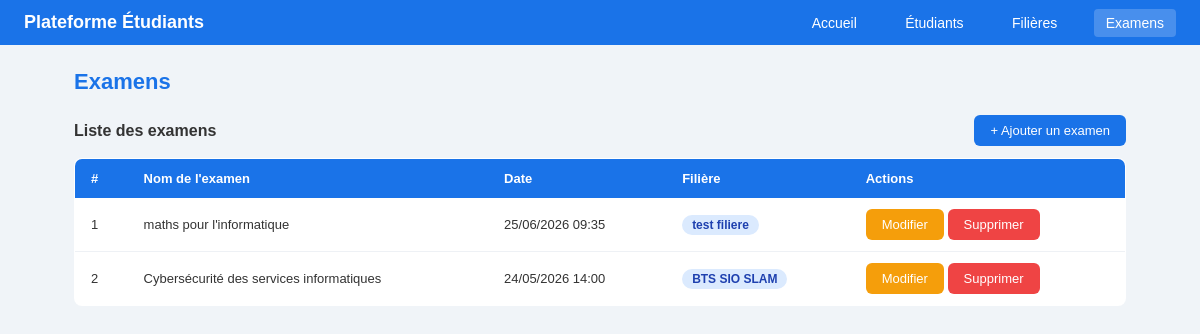
The page /index.php?page=examen on the database its author committed.
### tables this page shows
CREATE TABLE IF NOT EXISTS `examen` (
  `id_examen` int NOT NULL AUTO_INCREMENT,
  `nom_examen` varchar(100) NOT NULL,
  `date` datetime NOT NULL,
  `id_filiere` int NOT NULL,
  PRIMARY KEY (`id_examen`),
  KEY `fk_examen_filiere` (`id_filiere`)
);

CREATE TABLE IF NOT EXISTS `filiere` (
  `id_filiere` int NOT NULL AUTO_INCREMENT,
  `nom_filiere` varchar(100) NOT NULL,
  PRIMARY KEY (`id_filiere`)
);

### index.php (called while the page is built)
<?php
require_once 'gestion/router.php';

### model/model_examen.php (called while the page is built, shortened)
<?php
function getAllExamens($bdd)
{
    $req = $bdd->query("
        SELECT ex.*, f.nom_filiere
        FROM examen ex
        JOIN filiere f ON ex.id_filiere = f.id_filiere
    ");
    return $req->fetchAll();
}

### view/examen/afficher.php (the view, shortened to what this page needs)
<!DOCTYPE html>
<html lang="fr">
<head>
    <link rel="stylesheet" href="assets/style.css">
</head>
<body>
    <div class="navbar">
        <a href="index.php" class="brand">Plateforme Étudiants</a>
        <nav>
            <a href="index.php">Accueil</a>
            <a href="index.php?page=etudiant">Étudiants</a>
            <a href="index.php?page=filiere">Filières</a>
            <a href="index.php?page=examen" class="active">Examens</a>
        </nav>
    </div>
    <div class="contenu">
        <h1 class="titre">Examens</h1>
        <div class="entete-tableau">
            <h2>Liste des examens</h2>
            <a href="index.php?page=examen&action=ajouter" class="bouton mainbut">+ Ajouter un examen</a>
        </div>
        <table>
            <thead>
                <tr>
                    <th>#</th>
                    <th>Nom de l'examen</th>
                    <th>Date</th>
                    <th>Filière</th>
                    <th>Actions</th>
                </tr>
            </thead>
            <tbody>
                <?php $i = 1;
                foreach ($examens as $ex) : ?>
                    <tr>
                        <td><?= $i++ ?></td>
                        <td><?= htmlspecialchars($ex['nom_examen']) ?></td>
                        <td><?= date('d/m/Y H:i', strtotime($ex['date'])) ?></td>
                        <td><span class="badge badge-bleu"><?= htmlspecialchars($ex['nom_filiere']) ?></span></td>
                        <td>
                            <a href="index.php?page=examen&action=editer&id=<?= $ex['id_examen'] ?>" class="bouton editbut">Modifier</a>
                            <a href="index.php?page=examen&action=supprimer&id=<?= $ex['id_examen'] ?>" class="bouton suppbut">Supprimer</a>
                        </td>
                    </tr>
                <?php endforeach; ?>
            </tbody>
        </table>
    </div>
</body>
</html>

### assets/style.css (style rules this page uses)
* { margin: 0; padding: 0; box-sizing: border-box; }
body { font-family: Arial, sans-serif; background-color: #f0f4f8; color: #333; }
.navbar { background-color: #1a73e8; padding: 12px 24px; display: flex; align-items: center; justify-content: space-between; }
.navbar .brand { color: white; font-size: 18px; font-weight: bold; text-decoration: none; }
.navbar nav a { color: white; text-decoration: none; margin-left: 20px; font-size: 14px; padding: 6px 12px; border-radius: 4px; }
.navbar nav a:hover, .navbar nav a.active { background-color: rgba(255, 255, 255, 0.2); }
.contenu { padding: 24px; max-width: 1100px; margin: 0 auto; }
.titre { font-size: 22px; font-weight: bold; margin-bottom: 20px; color: #1a73e8; }
.entete-tableau { display: flex; justify-content: space-between; align-items: center; margin-bottom: 12px; }
.entete-tableau h2 { font-size: 16px; font-weight: bold; }
table { width: 100%; border-collapse: collapse; background: white; border-radius: 8px; overflow: hidden; border: 1px solid #dde3ec; }
thead { background-color: #1a73e8; color: white; }
th { padding: 12px 16px; text-align: left; font-size: 13px; }
td { padding: 11px 16px; font-size: 13px; border-bottom: 1px solid #eef1f5; }
tr:last-child td { border-bottom: none; }
.badge { padding: 3px 10px; border-radius: 99px; font-size: 12px; font-weight: bold; }
.badge-bleu { background: #dbeafe; color: #1e40af; }
.bouton { padding: 8px 16px; border: none; border-radius: 6px; font-size: 13px; cursor: pointer; text-decoration: none; display: inline-block; }
.mainbut { background: #1a73e8; color: white; }
.editbut { background: #f59e0b; color: white; }
.suppbut { background: #ef4444; color: white; }

### rows shown on the page
examen: nom_examen "maths pour l'informatique", date "25/06/2026 09:35", id_filiere.nom_filiere "test filiere"
examen: nom_examen "Cybersécurité des services informatiques", date "24/05/2026 14:00", id_filiere.nom_filiere "BTS SIO SLAM"
